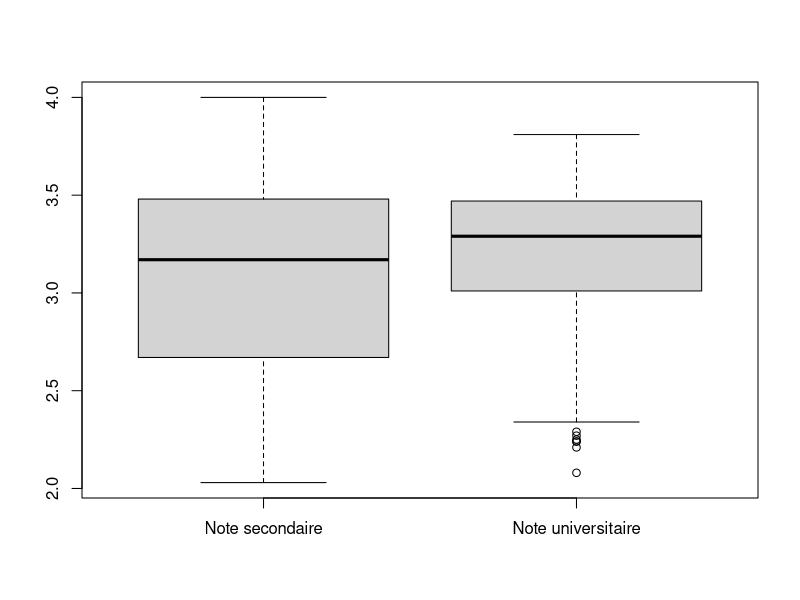
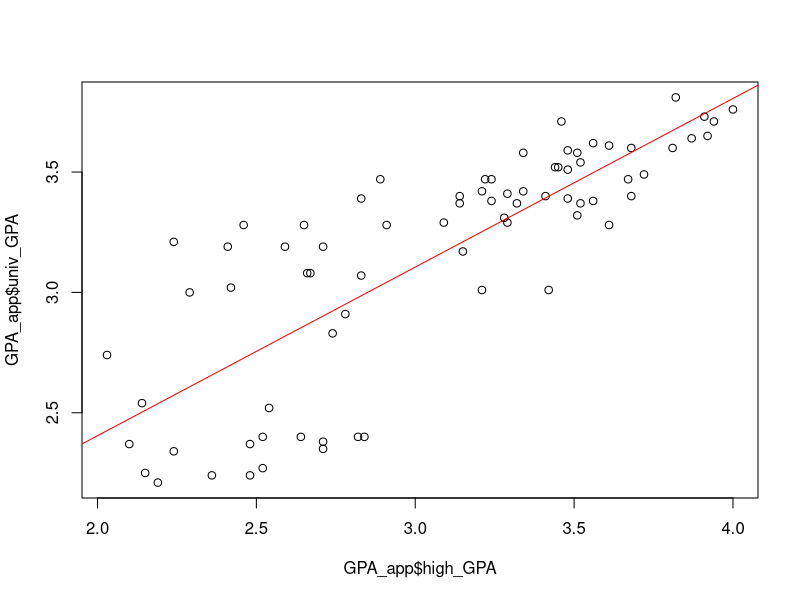

Reproduce these figures in R, in order.
# Lire le fichier CSV et stocker les données dans une variable nommée GPA
GPA = read.csv("GPA.csv", header = T, dec = ",", sep = ";")

# Afficher un résumé statistique des données
summary(GPA)

# Créer un graphique de type boîtes à moustache pour les notes secondaires et universitaires
boxplot(GPA$high_GPA, GPA$univ_GPA, names = c("Note secondaire", "Note universitaire"))

# Diviser les données en un ensemble d'apprentissage et un ensemble de test
GPA_app = GPA[1:75, ]
GPA_test = GPA[76:105, ]

# Tracer le nuage de points des données d'apprentissage
plot(GPA_app$high_GPA, GPA_app$univ_GPA)

# Calculer le coefficient de corrélation entre les notes secondaires et universitaires
cor_coefficient <- cor(GPA_app$high_GPA, GPA_app$univ_GPA)
print(cor_coefficient)

# Construire le modèle de régression linéaire
reg <- lm(univ_GPA ~ high_GPA, data = GPA_app)

# Afficher un résumé du modèle de régression
summary(reg)

# Ajouter la droite de régression au nuage de points
abline(reg, col = "red")

# Afficher le résumé du modèle pour vérifier la significativité
summary(reg)

# Calculer le pourcentage de variabilité expliquée par le modèle
summary(reg)$r.squared

# Utiliser le modèle de régression pour prédire les notes universitaires des données de test
predictions <- predict(reg, GPA_test)

# Calculer l'erreur absolue moyenne des prédictions
MAE <- mean(abs(predictions - GPA_test$univ_GPA))
print(MAE)
